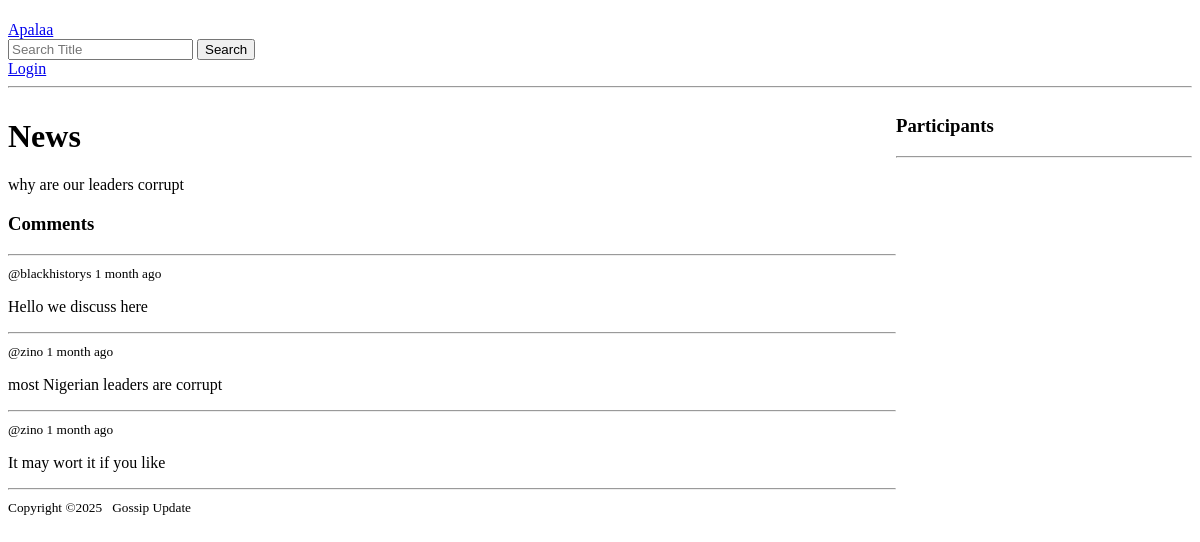
Page /news/2/ on the earlier database version.
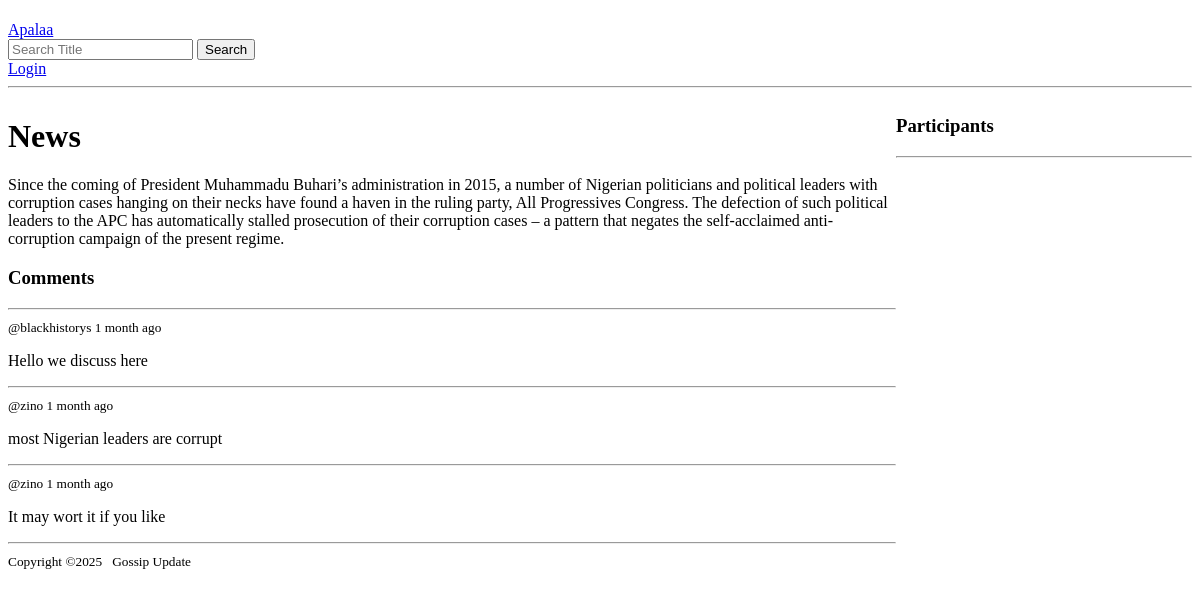
Same page on the later database version.
### blog/models.py (models this page shows, shortened)
class Post(models.Model):
    title = models.CharField(max_length=200)
    author = models.ForeignKey(User, on_delete=models.CASCADE)
    content = models.TextField(blank=True, null=True)
    participants =models.ManyToManyField(User, related_name='participants', blank=True)
    image = models.ImageField(upload_to='post_images/', blank=True, null=True)
    created_at = models.DateTimeField(auto_now_add=True)
    updated_at = models.DateTimeField(auto_now=True)
    category = models.ForeignKey(Category, on_delete=models.CASCADE)
    views = models.PositiveIntegerField(default=0)
    class Meta:
        ordering = ['-updated_at', 'created_at']

class Category(models.Model):
    name = models.CharField(max_length=100, unique=True)

### blog/views.py (the view, shortened to what this page needs)
# urls.py: path('news/<str:pk>/', views.news, name='news'),
def news(request, pk):
    post = Post.objects.get(id=pk)
    post_meassges = Comment.objects.all().order_by('-created_at')
    participants= post.participants.all() #Bringing all our participant from our models
    context = {"post" : post,
               'post_messages': post_meassges,
               'participants': participants
               }
    return render(request, 'news.html', context=context)

### templates/news.html (shortened to what this page needs)
{% extends "main.html" %}
{% block content %}
<div class="news-container">
    <div>
        <h1>{{post.category.name}}</h1>
        <p>{{post.content}}</p>
        <div class="comment-wrapper">
            <h3>Comments</h3>
            <hr>
            {% for post_message in post_messages %}
            <div>
                <small>@{{post_message.user}} {{post_message.created_at  | timesince }} ago</small>
                <p>{{post_message.content}}</p>
                <hr>
            </div>
            {% endfor %}
        </div>
    </div>
    <div>
        <h3>Participants</h3>
        <hr>
    </div>
</div>
{% endblock content %}

Differences in the rows shown:
changed Post "News": content "why are our leaders corrupt" → "Since the coming of President Muhammadu Buhari’s administration in 2015, a number of Nigerian politicians and political leaders with corruption cases hanging on their necks have found a haven in the ruling party, All Progressives Congress. The defection of such political leaders to the APC has automatically stalled prosecution of their corruption cases – a pattern that negates the self-acclaimed anti-corruption campaign of the present regime."
